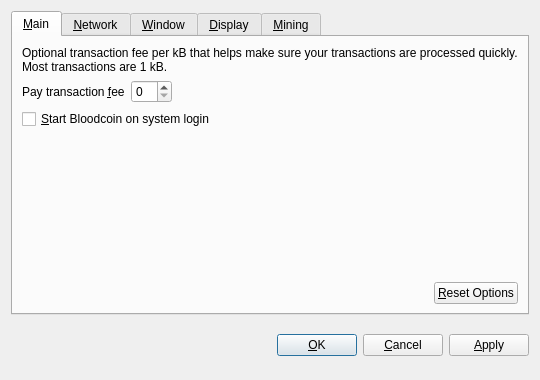
<?xml version="1.0" encoding="UTF-8"?>
<ui version="4.0">
 <class>OptionsDialog</class>
 <widget class="QDialog" name="OptionsDialog">
  <property name="geometry">
   <rect>
    <x>0</x>
    <y>0</y>
    <width>540</width>
    <height>380</height>
   </rect>
  </property>
  <property name="windowTitle">
   <string>Options</string>
  </property>
  <property name="modal">
   <bool>true</bool>
  </property>
  <layout class="QVBoxLayout" name="verticalLayout">
   <item>
    <widget class="QTabWidget" name="tabWidget">
     <property name="tabPosition">
      <enum>QTabWidget::North</enum>
     </property>
     <property name="currentIndex">
      <number>0</number>
     </property>
     <widget class="QWidget" name="tabMain">
      <attribute name="title">
       <string>&amp;Main</string>
      </attribute>
      <layout class="QVBoxLayout" name="verticalLayout_Main">
       <item>
        <widget class="QLabel" name="transactionFeeInfoLabel">
         <property name="text">
          <string>Optional transaction fee per kB that helps make sure your transactions are processed quickly. Most transactions are 1 kB.</string>
         </property>
         <property name="textFormat">
          <enum>Qt::PlainText</enum>
         </property>
         <property name="wordWrap">
          <bool>true</bool>
         </property>
        </widget>
       </item>
       <item>
        <layout class="QHBoxLayout" name="horizontalLayout_1_Main">
         <item>
          <widget class="QLabel" name="transactionFeeLabel">
           <property name="text">
            <string>Pay transaction &amp;fee</string>
           </property>
           <property name="textFormat">
            <enum>Qt::PlainText</enum>
           </property>
           <property name="buddy">
            <cstring>transactionFee</cstring>
           </property>
          </widget>
         </item>
         <item>
          <widget class="BitcoinAmountField" name="transactionFee"/>
         </item>
         <item>
          <spacer name="horizontalSpacer_1_Main">
           <property name="orientation">
            <enum>Qt::Horizontal</enum>
           </property>
           <property name="sizeHint" stdset="0">
            <size>
             <width>40</width>
             <height>20</height>
            </size>
           </property>
          </spacer>
         </item>
        </layout>
       </item>
       <item>
        <widget class="QCheckBox" name="bitcoinAtStartup">
         <property name="toolTip">
          <string>Automatically start Bloodcoin after logging in to the system.</string>
         </property>
         <property name="text">
          <string>&amp;Start Bloodcoin on system login</string>
         </property>
        </widget>
       </item>
       <item>
        <spacer name="verticalSpacer_Main">
         <property name="orientation">
          <enum>Qt::Vertical</enum>
         </property>
         <property name="sizeHint" stdset="0">
          <size>
           <width>20</width>
           <height>40</height>
          </size>
         </property>
        </spacer>
       </item>
       <item>
        <layout class="QHBoxLayout" name="horizontalLayout_2_Main">
         <item>
          <spacer name="horizontalSpacer_2_Main">
           <property name="orientation">
            <enum>Qt::Horizontal</enum>
           </property>
           <property name="sizeHint" stdset="0">
            <size>
             <width>40</width>
             <height>20</height>
            </size>
           </property>
          </spacer>
         </item>
         <item>
          <widget class="QPushButton" name="resetButton">
           <property name="toolTip">
            <string>Reset all client options to default.</string>
           </property>
           <property name="text">
            <string>&amp;Reset Options</string>
           </property>
           <property name="autoDefault">
            <bool>false</bool>
           </property>
          </widget>
         </item>
        </layout>
       </item>
      </layout>
     </widget>
     <widget class="QWidget" name="tabNetwork">
      <attribute name="title">
       <string>&amp;Network</string>
      </attribute>
      <layout class="QVBoxLayout" name="verticalLayout_Network">
       <item>
        <widget class="QCheckBox" name="mapPortUpnp">
         <property name="toolTip">
          <string>&lt;html&gt;&lt;head/&gt;&lt;body&gt;&lt;p&gt;Automatically open the Bloodcoin client port on the router. This only works when your router supports UPnP and it is enabled.&lt;/p&gt;&lt;/body&gt;&lt;/html&gt;</string>
         </property>
         <property name="text">
          <string>Map port using &amp;UPnP</string>
         </property>
        </widget>
       </item>
       <item>
        <widget class="QCheckBox" name="connectSocks">
         <property name="toolTip">
          <string>Connect to the Bloodcoin network through a SOCKS proxy (e.g. when connecting through Tor).</string>
         </property>
         <property name="text">
          <string>&amp;Connect through SOCKS proxy:</string>
         </property>
        </widget>
       </item>
       <item>
        <layout class="QHBoxLayout" name="horizontalLayout_Network">
         <item>
          <widget class="QLabel" name="proxyIpLabel">
           <property name="text">
            <string>Proxy &amp;IP:</string>
           </property>
           <property name="textFormat">
            <enum>Qt::PlainText</enum>
           </property>
           <property name="buddy">
            <cstring>proxyIp</cstring>
           </property>
          </widget>
         </item>
         <item>
          <widget class="QValidatedLineEdit" name="proxyIp">
           <property name="maximumSize">
            <size>
             <width>140</width>
             <height>16777215</height>
            </size>
           </property>
           <property name="toolTip">
            <string>IP address of the proxy (e.g. 127.0.0.1)</string>
           </property>
          </widget>
         </item>
         <item>
          <widget class="QLabel" name="proxyPortLabel">
           <property name="text">
            <string>&amp;Port:</string>
           </property>
           <property name="textFormat">
            <enum>Qt::PlainText</enum>
           </property>
           <property name="buddy">
            <cstring>proxyPort</cstring>
           </property>
          </widget>
         </item>
         <item>
          <widget class="QLineEdit" name="proxyPort">
           <property name="maximumSize">
            <size>
             <width>55</width>
             <height>16777215</height>
            </size>
           </property>
           <property name="toolTip">
            <string>Port of the proxy (e.g. 9050)</string>
           </property>
          </widget>
         </item>
         <item>
          <widget class="QLabel" name="socksVersionLabel">
           <property name="text">
            <string>SOCKS &amp;Version:</string>
           </property>
           <property name="textFormat">
            <enum>Qt::PlainText</enum>
           </property>
           <property name="buddy">
            <cstring>socksVersion</cstring>
           </property>
          </widget>
         </item>
         <item>
          <widget class="QValueComboBox" name="socksVersion">
           <property name="toolTip">
            <string>SOCKS version of the proxy (e.g. 5)</string>
           </property>
          </widget>
         </item>
         <item>
          <spacer name="horizontalSpacer_Network">
           <property name="orientation">
            <enum>Qt::Horizontal</enum>
           </property>
           <property name="sizeHint" stdset="0">
            <size>
             <width>40</width>
             <height>20</height>
            </size>
           </property>
          </spacer>
         </item>
        </layout>
       </item>
       <item>
        <spacer name="verticalSpacer_Network">
         <property name="orientation">
          <enum>Qt::Vertical</enum>
         </property>
         <property name="sizeHint" stdset="0">
          <size>
           <width>20</width>
           <height>40</height>
          </size>
         </property>
        </spacer>
       </item>
      </layout>
     </widget>
     
     
     <widget class="QWidget" name="tabWindow">
      <attribute name="title">
       <string>&amp;Window</string>
      </attribute>
      <layout class="QVBoxLayout" name="verticalLayout_Window">
       <item>
        <widget class="QCheckBox" name="minimizeToTray">
         <property name="toolTip">
          <string>Show only a tray icon after minimizing the window.</string>
         </property>
         <property name="text">
          <string>&amp;Minimize to the tray instead of the taskbar</string>
         </property>
        </widget>
       </item>
       <item>
        <widget class="QCheckBox" name="minimizeOnClose">
         <property name="toolTip">
          <string>Minimize instead of exit the application when the window is closed. When this option is enabled, the application will be closed only after selecting Quit in the menu.</string>
         </property>
         <property name="text">
          <string>M&amp;inimize on close</string>
         </property>
        </widget>
       </item>
       <item>
        <spacer name="verticalSpacer_Window">
         <property name="orientation">
          <enum>Qt::Vertical</enum>
         </property>
         <property name="sizeHint" stdset="0">
          <size>
           <width>20</width>
           <height>40</height>
          </size>
         </property>
        </spacer>
       </item>
      </layout>
     </widget>
     
     
     <widget class="QWidget" name="tabDisplay">
      <attribute name="title">
       <string>&amp;Display</string>
      </attribute>
      <layout class="QVBoxLayout" name="verticalLayout_Display">
       <item>
        <layout class="QHBoxLayout" name="horizontalLayout_1_Display">
         <item>
          <widget class="QLabel" name="langLabel">
           <property name="text">
            <string>User Interface &amp;language:</string>
           </property>
           <property name="textFormat">
            <enum>Qt::PlainText</enum>
           </property>
           <property name="buddy">
            <cstring>lang</cstring>
           </property>
          </widget>
         </item>
         <item>
          <widget class="QValueComboBox" name="lang">
           <property name="toolTip">
            <string>&lt;html&gt;&lt;head/&gt;&lt;body&gt;&lt;p&gt;The user interface language can be set here. This setting will take effect after restarting Bloodcoin.&lt;/p&gt;&lt;/body&gt;&lt;/html&gt;</string>
           </property>
          </widget>
         </item>
        </layout>
       </item>
       <item>
        <layout class="QHBoxLayout" name="horizontalLayout_2_Display">
         <item>
          <widget class="QLabel" name="unitLabel">
           <property name="text">
            <string>&amp;Unit to show amounts in:</string>
           </property>
           <property name="textFormat">
            <enum>Qt::PlainText</enum>
           </property>
           <property name="buddy">
            <cstring>unit</cstring>
           </property>
          </widget>
         </item>
         <item>
          <widget class="QValueComboBox" name="unit">
           <property name="toolTip">
            <string>Choose the default subdivision unit to show in the interface and when sending coins.</string>
           </property>
          </widget>
         </item>
        </layout>
       </item>
       <item>
        <widget class="QCheckBox" name="displayAddresses">
         <property name="toolTip">
          <string>&lt;html&gt;&lt;head/&gt;&lt;body&gt;&lt;p&gt;Whether to show Bloodcoin addresses in the transaction list or not.&lt;/p&gt;&lt;/body&gt;&lt;/html&gt;</string>
         </property>
         <property name="text">
          <string>&amp;Display addresses in transaction list</string>
         </property>
        </widget>
       </item>
       <item>
        <spacer name="verticalSpacer_Display">
         <property name="orientation">
          <enum>Qt::Vertical</enum>
         </property>
         <property name="sizeHint" stdset="0">
          <size>
           <width>20</width>
           <height>40</height>
          </size>
         </property>
        </spacer>
       </item>
      </layout>
     </widget>


     <widget class="QWidget" name="tabMining">
      <attribute name="title">
       <string>&amp;Mining</string>
      </attribute>
      <layout class="QVBoxLayout" name="verticalLayout_Mining">
      
       <item>
        <widget class="QCheckBox" name="checkboxMiningEnabled">
         <property name="toolTip">
          <string>&lt;html&gt;&lt;head/&gt;&lt;body&gt;&lt;p&gt;Whether to enabled Bloodcoin mining by default.&lt;/p&gt;&lt;/body&gt;&lt;/html&gt;</string>
         </property>
         <property name="text">
          <string>&amp;Mining enabled</string>
         </property>
        </widget>
       </item>
       
       <item>
        <layout class="QHBoxLayout" name="horizontalLayout_2_Mining">        
         <item>
          <widget class="QLabel" name="labelMiningProcLimit">
           <property name="text">
            <string>&amp;Mining limit:</string>
           </property>
           <property name="textFormat">
            <enum>Qt::PlainText</enum>
           </property>
           <property name="buddy">
            <cstring>comboMiningProcLimit</cstring>
           </property>
          </widget>
         </item>
         <item>
          <widget class="QValueComboBox" name="comboMiningProcLimit">
           <property name="toolTip">
            <string>Choose the default mining intensity.</string>
           </property>
          </widget>
         </item>
        </layout>
       </item>
       <item>
        <spacer name="verticalSpacer_Display">
         <property name="orientation">
          <enum>Qt::Vertical</enum>
         </property>
         <property name="sizeHint" stdset="0">
          <size>
           <width>20</width>
           <height>40</height>
          </size>
         </property>
        </spacer>
       </item>
       
      </layout>
     </widget>

     
    </widget>
   </item>
   <item>
    <layout class="QHBoxLayout" name="horizontalLayout_Buttons">
     <item>
      <spacer name="horizontalSpacer_1">
       <property name="orientation">
        <enum>Qt::Horizontal</enum>
       </property>
       <property name="sizeHint" stdset="0">
        <size>
         <width>40</width>
         <height>48</height>
        </size>
       </property>
      </spacer>
     </item>
     <item>
      <widget class="QLabel" name="statusLabel">
       <property name="font">
        <font>
         <weight>75</weight>
         <bold>true</bold>
        </font>
       </property>
       <property name="text">
        <string/>
       </property>
       <property name="textFormat">
        <enum>Qt::PlainText</enum>
       </property>
       <property name="wordWrap">
        <bool>true</bool>
       </property>
      </widget>
     </item>
     <item>
      <spacer name="horizontalSpacer_2">
       <property name="orientation">
        <enum>Qt::Horizontal</enum>
       </property>
       <property name="sizeHint" stdset="0">
        <size>
         <width>40</width>
         <height>48</height>
        </size>
       </property>
      </spacer>
     </item>
     <item>
      <widget class="QPushButton" name="okButton">
       <property name="text">
        <string>&amp;OK</string>
       </property>
      </widget>
     </item>
     <item>
      <widget class="QPushButton" name="cancelButton">
       <property name="text">
        <string>&amp;Cancel</string>
       </property>
       <property name="autoDefault">
        <bool>false</bool>
       </property>
      </widget>
     </item>
     <item>
      <widget class="QPushButton" name="applyButton">
       <property name="text">
        <string>&amp;Apply</string>
       </property>
       <property name="autoDefault">
        <bool>false</bool>
       </property>
      </widget>
     </item>
    </layout>
   </item>
  </layout>
 </widget>
 <customwidgets>
  <customwidget>
   <class>BitcoinAmountField</class>
   <extends>QSpinBox</extends>
   <header>bitcoinamountfield.h</header>
  </customwidget>
  <customwidget>
   <class>QValueComboBox</class>
   <extends>QComboBox</extends>
   <header>qvaluecombobox.h</header>
  </customwidget>
  <customwidget>
   <class>QValidatedLineEdit</class>
   <extends>QLineEdit</extends>
   <header>qvalidatedlineedit.h</header>
  </customwidget>
 </customwidgets>
 <resources/>
 <connections/>
</ui>
